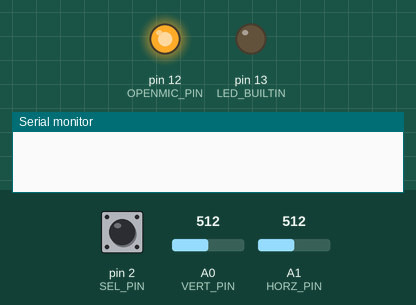
Simulated run of this sketch. Board: Arduino Uno, built with avr-gcc and run on an emulated ATmega328P. On the bench: output pins drawn as LEDs (lit = HIGH), the last lines printed to the serial monitor. The inputs (shaded band) are chosen by the test bench; at power-on: pin 2 (SEL_PIN) HIGH, A0 (VERT_PIN) = 512, A1 (HORZ_PIN) = 512.

Above: at 1.2 s.
1.3 s: pin 2 (SEL_PIN) pulled LOW for 0.25 s
At 2.2 s:
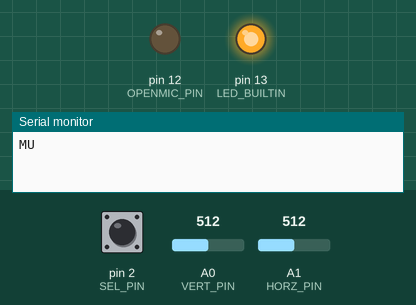
3.1 s: pin 2 (SEL_PIN) pulled LOW for 1 s
At 5.4 s:
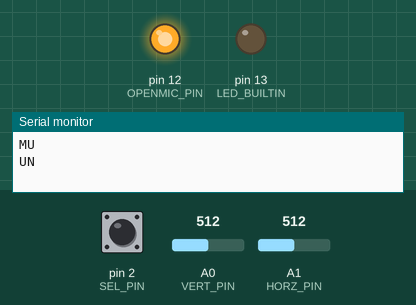
5.7 s: A0 (VERT_PIN) set to 693
7.2 s: A0 (VERT_PIN) set to 717
9.1 s: pin 2 (SEL_PIN) pulled LOW for 3.2 s
At 13.5 s:
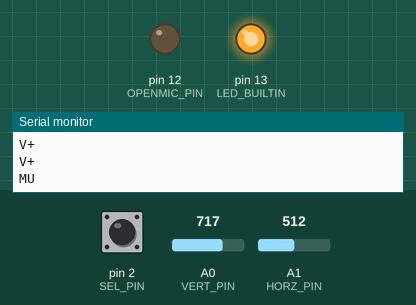
Timing chart, 0 to 14.9 s (numbered marks = the images above; inputs shaded):
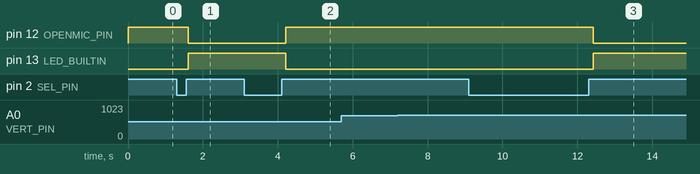

Measured:
- after the input at 1.3 s, pin 12 (OPENMIC_PIN): HIGH → LOW after 0.30 s; pin 13 (LED_BUILTIN): LOW → HIGH after 0.30 s
- after the input at 3.1 s, pin 12 (OPENMIC_PIN): LOW → HIGH after 1.1 s; pin 13 (LED_BUILTIN): HIGH → LOW after 1.1 s
- after the input at 5.7 s, every drawn part: stays the same
- after the input at 9.1 s, pin 12 (OPENMIC_PIN): HIGH → LOW after 3.3 s; pin 13 (LED_BUILTIN): LOW → HIGH after 3.3 s

The sketch:

VolumeControl.ino
```cpp
#define VERT_PIN A0
#define HORZ_PIN A1
#define SEL_PIN 2
#define LED_BUILTIN 13
#define OPENMIC_PIN 12
#include <ezButton.h>

ezButton button(2);

void setup() {
  pinMode(LED_BUILTIN, OUTPUT);
  pinMode(OPENMIC_PIN, OUTPUT);
  pinMode(VERT_PIN, INPUT);
  pinMode(HORZ_PIN, INPUT);
  pinMode(SEL_PIN, INPUT_PULLUP);
  Serial.begin(9600);

}

boolean mute = false;
void loop() {
     button.loop();
  String ret = "";
  if (button.isReleased()) {
    mute = !mute;
    if (mute) {
      ret = "MU";
    }
    else {
      ret = "UN";
    }
  }
  if (mute == false) {
    digitalWrite(OPENMIC_PIN, HIGH);
    digitalWrite(LED_BUILTIN, LOW);
  } else {
    digitalWrite(OPENMIC_PIN, LOW);
    digitalWrite(LED_BUILTIN, HIGH);
  }
  int xval = analogRead(HORZ_PIN);
  int yval = analogRead(VERT_PIN);

  if (yval > 700 && mute == false) {
    ret = "V+";
  } else if (yval < 300 && mute == false) {
    ret = "V-";
  }
   else if (xval > 700 && mute == false) {
    ret = "M-";
  } else if (xval < 300 && mute == false) {
    ret = "M+";
  }
  Serial.println(ret);
   delay(200);

}
```
